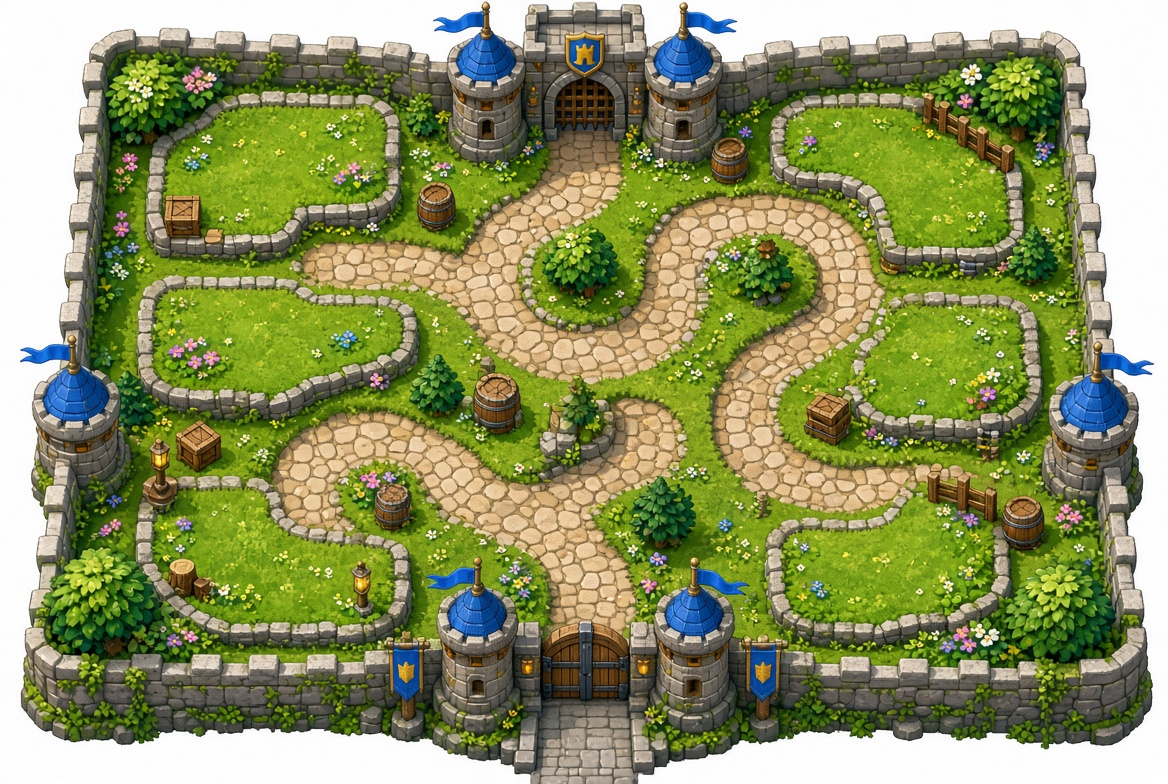
#> input picture art_src/maps/map_garden_path.jpg, 1168 x 784 px
$ python trace_path.py ../maps/map_garden_path.jpg ../maps/map_jungle_river.jpg ../maps/map_jungle_river.jpg
#> lines starting #> are read from the running program, lines starting #| are printed output that depends on the picture; after the words box and inside, x2 and y2 are one past the last pixel; in counts of white or black regions, pixels touching at a corner belong together; long printed decimals are rounded
"""Trace the walkable path centerline out of a painted map image.
Usage: trace_path.py <image> <mode:dirt|stone> <out.json>
Segments path-colored pixels, keeps the largest blob, skeletonizes it,
walks the skeleton end-to-end and simplifies it into waypoints."""
import sys, json
import numpy as np
from PIL import Image, ImageDraw
from scipy import ndimage as ndi
from skimage.morphology import skeletonize, binary_closing, binary_opening, disk, remove_small_holes

src, mode, out = sys.argv[1], sys.argv[2], sys.argv[3]
im = np.array(Image.open(src).convert('RGB')).astype(int)
r, g, b = im[..., 0], im[..., 1], im[..., 2]
if mode == 'dirt':
    m = (r > 170) & (g > 120) & (g < 200) & (b < 150) & (r - b > 60) & (r > g)
elif mode == 'water':
    m = (b > 150) & (g > 140) & (r < 140) & (b - r > 60)
else:  # stone: beige/grey low-saturation bright pixels
    mx = im.max(-1); mn = im.min(-1)
    m = (mx > 150) & ((mx - mn) < 75) & (r >= b - 5) & (g > 130)
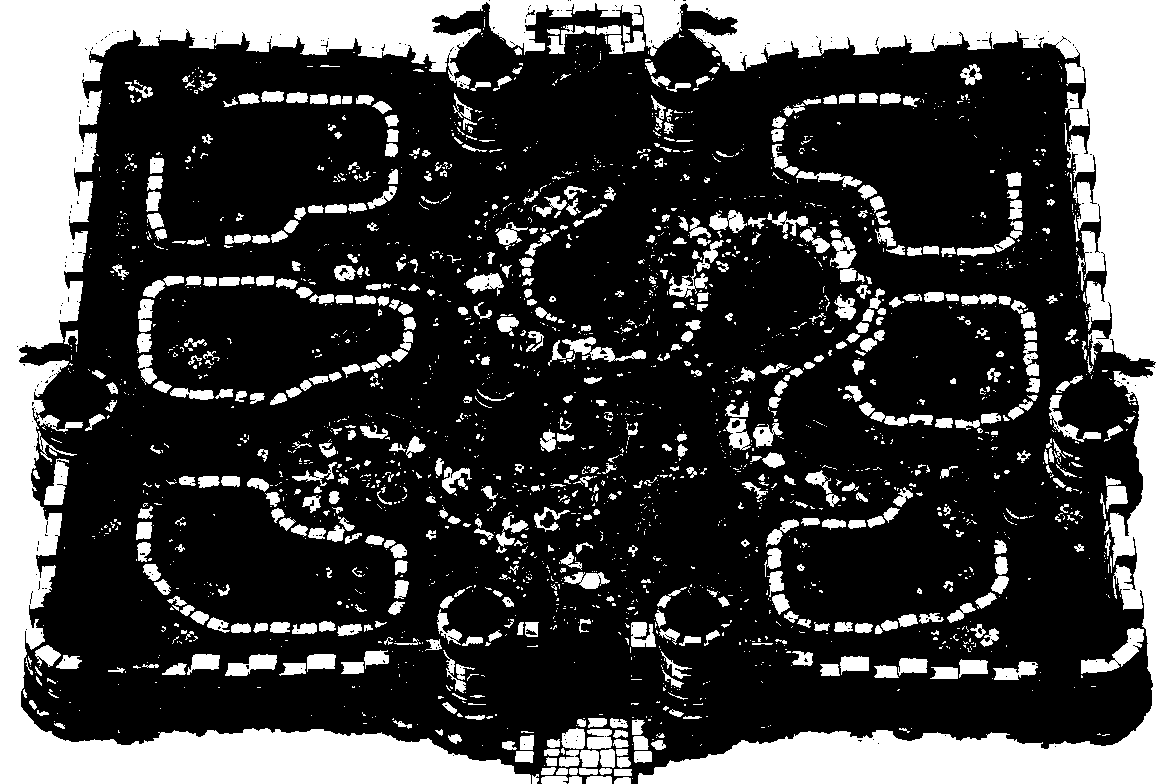
#> m: shape (784, 1168) bool; 27.6% white; 2288 white regions (1667 under 20 px), largest, box (x1, y1, x2, y2) and area: (0, 0, 1168, 784) 175239, (1081, 628, 1144, 674) 1017, (562, 337, 646, 362) 696
m = ndi.binary_closing(m, disk(6)); m = ndi.binary_opening(m, disk(5))
#> after `m = ndi.binary_closing(m, disk(6))`: m: shape (784, 1168) bool; 32.4% white; 455 white regions (328 under 20 px), largest, box (x1, y1, x2, y2) and area: (6, 6, 1162, 778) 184677, (638, 208, 1040, 509) 21818, (739, 464, 1041, 680) 12626
#> after `m = ndi.binary_opening(m, disk(5))`: m: shape (784, 1168) bool; 27.8% white; 133 white regions, largest, box (x1, y1, x2, y2) and area: (6, 6, 535, 778) 84018, (695, 6, 1162, 695) 60198, (652, 701, 1162, 778) 19749
lab, n = ndi.label(m)
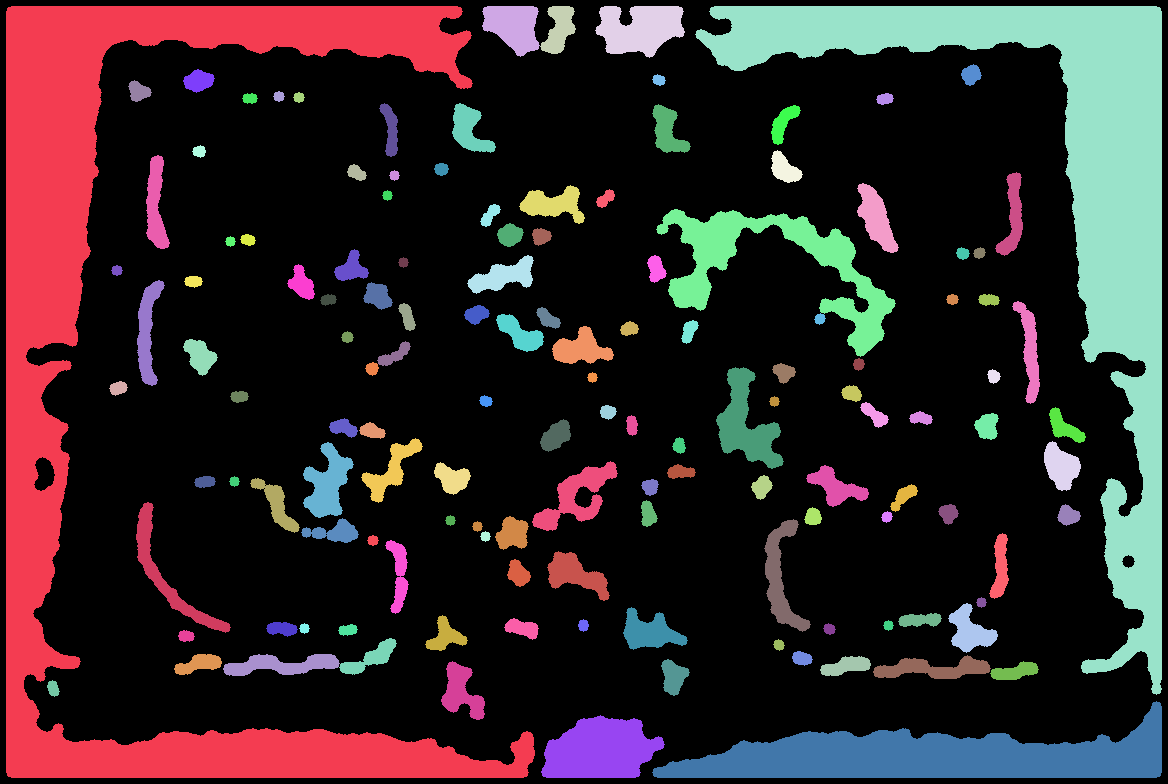
#> lab: shape (784, 1168) int32; 138 distinct labels, from 0 to 137; one colour per label, 0 black
#> n = 137
sizes = ndi.sum(m, lab, range(1, n + 1))
#> sizes = 137 values, max 84018 at index 0, min 81 at index 22, mean 1857
m = lab == (np.argmax(sizes) + 1)
#> m: shape (784, 1168) bool; 9.2% white; 1 white region, box (x1, y1, x2, y2) and area: (6, 6, 535, 778) 84018
m = remove_small_holes(m, 5000)
#> m: shape (784, 1168) bool; 9.2% white; 1 white region, box (x1, y1, x2, y2) and area: (6, 6, 535, 778) 84507
sk = skeletonize(m)
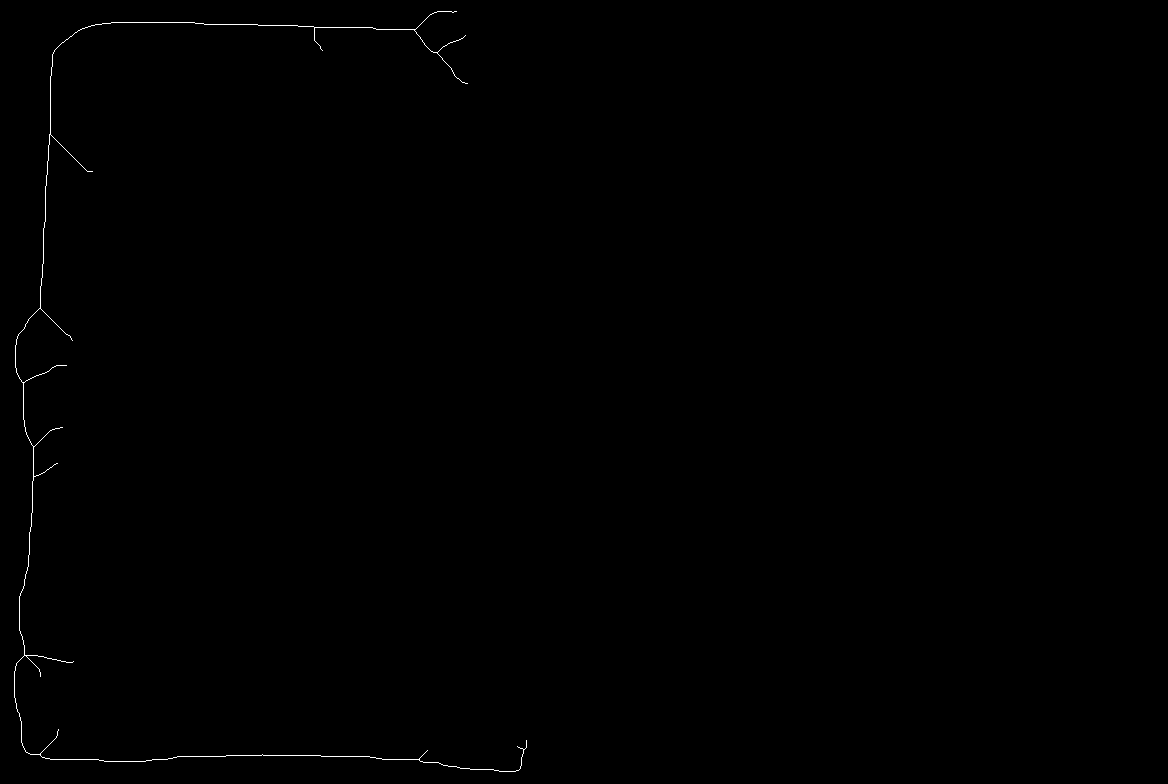
#> sk: shape (784, 1168) bool; 0.22% white in thin lines or dots, all inside (x1, y1, x2, y2) = (14, 11, 527, 772)
ys, xs = np.nonzero(sk)
#> ys = 2030 values from 11 to 771; xs = 2030 values, max 526 at index 1465, min 14 at index 1377, mean 169.8
pts = set(zip(xs.tolist(), ys.tolist()))
#> pts = 2030 items
def nb(p):
    x, y = p
    return [(x + dx, y + dy) for dx in (-1, 0, 1) for dy in (-1, 0, 1) if (dx or dy) and (x + dx, y + dy) in pts]
ends = [p for p in pts if len(nb(p)) == 1]
#> ends = [(465, 35), (517, 746), (57, 463), (427, 750), (73, 661), (72, 340), (58, 729), (456, 11), (92, 171), (322, 50), (40, 676), (66, 365), (62, 427), (467, 83), (526, 740)]
# longest geodesic path: BFS from leftmost end, then BFS again from farthest
def bfs(s):
    prev = {s: None}; q = [s]; i = 0
    while i < len(q):
        c = q[i]; i += 1
        for n_ in nb(c):
            if n_ not in prev: prev[n_] = c; q.append(n_)
    return q[-1], prev
start = min(ends or pts, key=lambda p: p[0])
#> start = (40, 676)
far, _ = bfs(start)
#> in bfs, `q = [s]`: q = [(40, 676)]
#> the loop in bfs, `while i < len(q):` made 2030 passes
#> after the loop in bfs, `while i < len(q):`: i = 2030; prev = 2030 items; q = 2030 pairs, first value 14 to 526, second value 11 to 771
#> far = (467, 83)
far2, prev = bfs(far)
#> the loop in bfs (call 2), `while i < len(q):` made 2030 passes
#> far2 = (526, 740); prev = 2030 items
path = []; c = far2
#> after `c = far2`: c = (526, 740)
while c is not None: path.append(c); c = prev[c]
#> this loop made 1647 passes
#> c on passes 1 to 3: (526, 741), (526, 742), (526, 743)
#> after the loop, path = 1647 pairs, first value 14 to 526, second value 22 to 771
if (mode == 'water' and path[0][1] > path[-1][1]) or (mode != 'water' and path[0][0] > path[-1][0]): path.reverse()
def rdp(P, eps):
#> called with eps = 3
    if len(P) < 3: return P
    a, bb = np.array(P[0], float), np.array(P[-1], float)
#> a = [467, 83]; bb = [526, 740]
    d = bb - a; L = np.hypot(*d) or 1
#> after `d = bb - a`: d = [59, 657]
#> after `L = np.hypot(*d) or 1`: L = 659.6
    dists = [abs(d[0] * (p[1] - a[1]) - d[1] * (p[0] - a[0])) / L for p in P]
#> dists = 1647 values, max 506.1 at index 1069, min 0 at index 0, mean 323.5
    i = int(np.argmax(dists))
#> i = 1069
    if dists[i] > eps: return rdp(P[:i + 1], eps)[:-1] + rdp(P[i:], eps)
    return [P[0], P[-1]]
simp = rdp(path, 3.0)
width = float(2 * ndi.distance_transform_edt(m)[sk].mean())
json.dump({'image_size': [im.shape[1], im.shape[0]], 'path_width': round(width, 1),
           'waypoints': [[int(x), int(y)] for x, y in simp]}, open(out, 'w'))
vis = Image.open(src).convert('RGB'); d = ImageDraw.Draw(vis)
#> further down, vis is the input picture: PIL image 1168x784 RGB; mean R, G, B 141.3, 148.2, 98.3
d.line([tuple(p) for p in simp], fill=(255, 0, 255), width=5)
for p in simp: d.ellipse([p[0] - 4, p[1] - 4, p[0] + 4, p[1] + 4], fill=(0, 0, 255))
#> this loop made 28 passes
#> p on passes 1 to 12: (467, 83), (457, 78), (413, 29), (111, 22), (82, 28), (54, 50), (40, 307), (18, 334), (15, 345), (16, 372), (23, 383), (24, 426)
vis.save(out.replace('.json', '_check.jpg'))
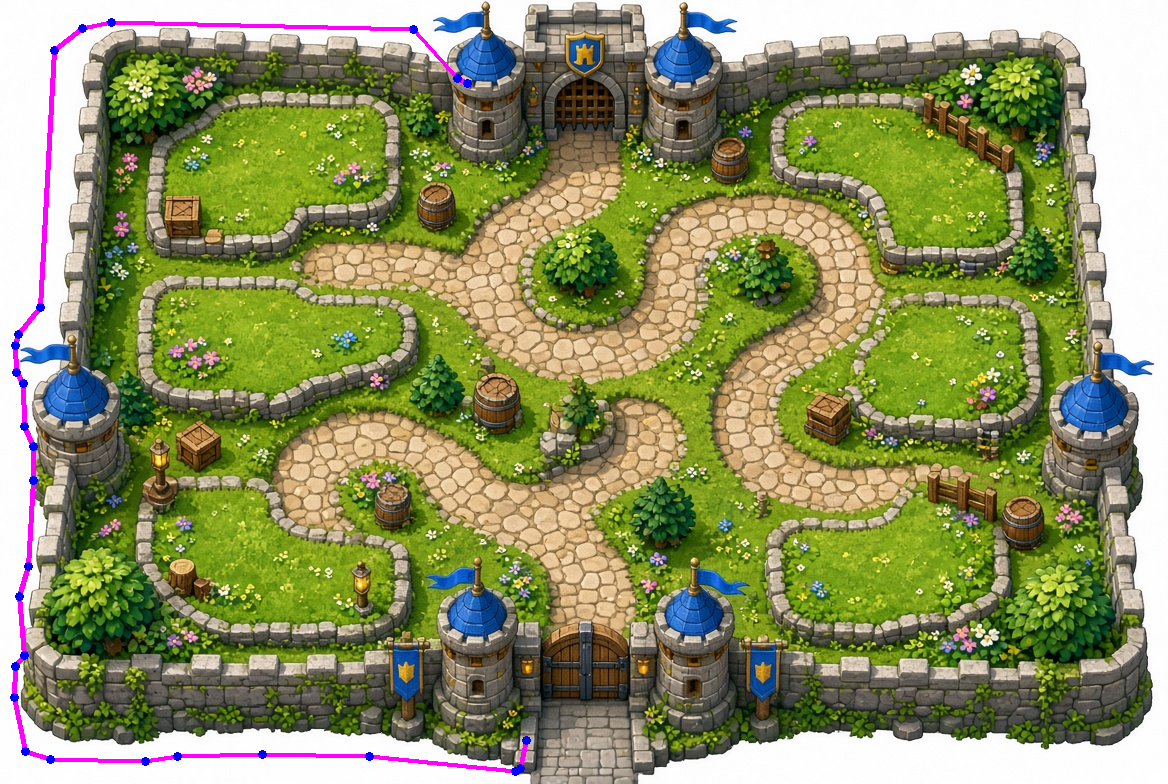
#> saved as map_jungle_river.jpg: PIL image 1168x784 RGB; mean R, G, B 140.9, 146, 98.4
print(len(path), 'skeleton px ->', len(simp), 'waypoints; width', width)
#| 1647 skeleton px -> 28 waypoints; width 41.542
